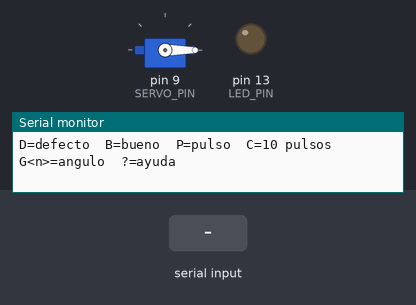
Simulated run of this sketch. Board: Arduino Uno, built with avr-gcc and run on an emulated ATmega328P. Shown: servo, output pins drawn as LEDs (lit = HIGH), the last lines printed to the serial monitor. The inputs (shaded band) are chosen by the test bench.

Above: at 1.3 s.
1.4 s: "C90\n" received over Serial
At 2.55 s:
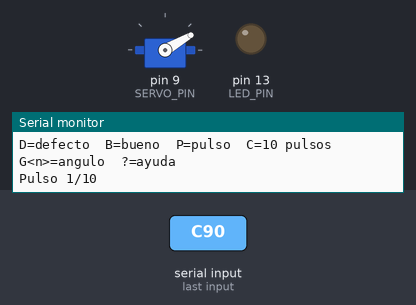
Timing chart, 0 to 11.9 s (numbered marks = the images above; inputs shaded):
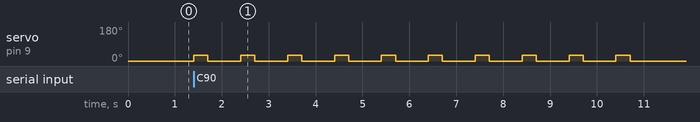

Measured:
- after the input at 1.4 s, servo on pin 9 (SERVO_PIN): alternates 30° for 0.30 s and 0° for 0.70 s, starting at once

The sketch:

servito.ino
```cpp
/*
  servito.ino — Prueba aislada del servo separador.

  Sirve para separar las dos causas posibles de "el servo no reacciona":
    1. Falla física (cableado, alimentación, ángulo insuficiente) → modo manual.
    2. El comando del backend no llega al Arduino → modo backend.

  Cableado (igual que logica_hardware.ino):
    Señal (naranja) → D9
    VCC (rojo)      → 5 V
    GND (marrón)    → GND común con el Arduino
  Si el servo tiembla, se reinicia el Arduino o no llega al ángulo, la causa
  suele ser la alimentación: el pin 5V del Arduino por USB no da la corriente
  de arranque de un servo. Alimentarlo con una fuente de 5 V aparte, uniendo
  los GND.

  Comparte pin, ANGULO_BUENO y ANGULO_DEFECTO con logica_hardware.ino.
  HOLD_MS solo controla los pulsos manuales P/C. En modo backend, Python
  controla la duración mediante SERVO_HOLD_S y envía SERVO:BUENO para volver.
  No toca motor, ultrasónico ni báscula.

  ── Modo manual ─────────────────────────────────────────────────────────
  Cargar el sketch, abrir Monitor Serie a 9600 baud (fin de línea: NL) y
  enviar:

    D     → posición DEFECTO (ANGULO_DEFECTO)
    B     → posición BUENO (ANGULO_BUENO)
    P     → pulso manual: DEFECTO, sostiene HOLD_MS, vuelve a BUENO
    C     → 10 pulsos seguidos (uno cada segundo) para ver si es constante
    G<n>  → mover a un ángulo exacto, ej: G30 (0-180), para hallar el ángulo
            que de verdad saca el grano de la faja
    ?     → estado y ayuda

  ── Modo backend ────────────────────────────────────────────────────────
  Con este sketch cargado, cerrar el Monitor Serie (el puerto queda libre) y
  arrancar la app. El sketch también acepta los comandos de producción
  SERVO:DEFECTO y SERVO:BUENO, y en cada SERVO:DEFECTO enciende el LED de la
  placa (D13) durante 1 s. Pasar un grano negro:
    - LED enciende y el servo se mueve  → backend y servo bien.
    - LED enciende y el servo NO se mueve → falla física (ver modo manual).
    - LED no enciende                    → el backend no envía el comando
      (revisar [servo-debug] con ML_DEBUG_SERVO=true y los errores [ArduinoSerial];
      no se registra cada envío exitoso del servo ni su instante).
  La faja no arranca con este sketch: mover el grano a mano bajo la cámara.

  Si se vuelve a ajustar el ángulo, mantener ANGULO_DEFECTO igual aquí y en
  logica_hardware.ino.
*/

#include <Servo.h>

#define SERVO_PIN  9   // naranja
#define LED_PIN    13  // LED de la placa: aviso de comando recibido

const int ANGULO_BUENO   = 0;    // igual que logica_hardware.ino
const int ANGULO_DEFECTO = 30;   // igual que logica_hardware.ino
const unsigned long HOLD_MS     = 300;   // 0.3 s, solo para pulsos manuales P/C
const unsigned long LED_AVISO_MS = 1000;

Servo servoSeparador;
int anguloActual = ANGULO_BUENO;
unsigned long recibidos = 0;     // SERVO:DEFECTO recibidos desde el backend
unsigned long tApagarLed = 0;

String lineaSerial = "";

void setup() {
  Serial.begin(9600);
  pinMode(LED_PIN, OUTPUT);
  digitalWrite(LED_PIN, LOW);

  servoSeparador.attach(SERVO_PIN);
  mover(ANGULO_BUENO);

  Serial.println("SISTEMA:LISTO");
  mostrarAyuda();
}

void loop() {
  // Lectura no bloqueante, carácter a carácter (igual que producción)
  while (Serial.available() > 0) {
    char c = (char)Serial.read();
    if (c == '\n') {
      lineaSerial.trim();
      if (lineaSerial.length() > 0) procesarComando(lineaSerial);
      lineaSerial = "";
    } else {
      lineaSerial += c;
    }
  }

  if (tApagarLed != 0 && millis() >= tApagarLed) {
    digitalWrite(LED_PIN, LOW);
    tApagarLed = 0;
  }
}

void procesarComando(String cmd) {
  // Comandos de producción (modo backend)
  if (cmd == "SERVO:DEFECTO") {
    recibidos++;
    digitalWrite(LED_PIN, HIGH);
    tApagarLed = millis() + LED_AVISO_MS;
    mover(ANGULO_DEFECTO);
    return;
  }
  if (cmd == "SERVO:BUENO") {
    mover(ANGULO_BUENO);
    return;
  }
  // ON / OFF / TARE del backend: se ignoran, este sketch no maneja la faja.
  if (cmd == "ON" || cmd == "OFF" || cmd.startsWith("TARE")) return;

  // Comandos manuales (Monitor Serie)
  char op = toupper(cmd.charAt(0));
  switch (op) {
    case 'D':
      mover(ANGULO_DEFECTO);
      informar("DEFECTO");
      break;
    case 'B':
      mover(ANGULO_BUENO);
      informar("BUENO");
      break;
    case 'P':
      pulso();
      informar("PULSO");
      break;
    case 'C':
      for (int i = 1; i <= 10; i++) {
        pulso();
        Serial.print("Pulso ");
        Serial.print(i);
        Serial.println("/10");
        delay(1000 - HOLD_MS);
      }
      informar("CICLO TERMINADO");
      break;
    case 'G': {
      int angulo = cmd.substring(1).toInt();
      if (angulo < 0 || angulo > 180) {
        Serial.println("Angulo fuera de rango (0-180)");
        return;
      }
      mover(angulo);
      informar("ANGULO MANUAL");
      break;
    }
    case '?':
      mostrarAyuda();
      break;
    default:
      Serial.print("Comando desconocido: ");
      Serial.println(cmd);
  }
}

// Pulso manual bloqueante; el backend controla su propia duración.
void pulso() {
  mover(ANGULO_DEFECTO);
  delay(HOLD_MS);
  mover(ANGULO_BUENO);
}

void mover(int angulo) {
  servoSeparador.write(angulo);
  anguloActual = angulo;
}

void informar(const char* accion) {
  Serial.print(accion);
  Serial.print(" -> angulo ");
  Serial.println(anguloActual);
}

void mostrarAyuda() {
  Serial.println("--- servito: prueba del servo separador ---");
  Serial.print("Angulo actual: ");
  Serial.print(anguloActual);
  Serial.print(" | BUENO=");
  Serial.print(ANGULO_BUENO);
  Serial.print(" DEFECTO=");
  Serial.print(ANGULO_DEFECTO);
  Serial.print(" | SERVO:DEFECTO recibidos del backend: ");
  Serial.println(recibidos);
  Serial.println("D=defecto  B=bueno  P=pulso  C=10 pulsos  G<n>=angulo  ?=ayuda");
}
```
